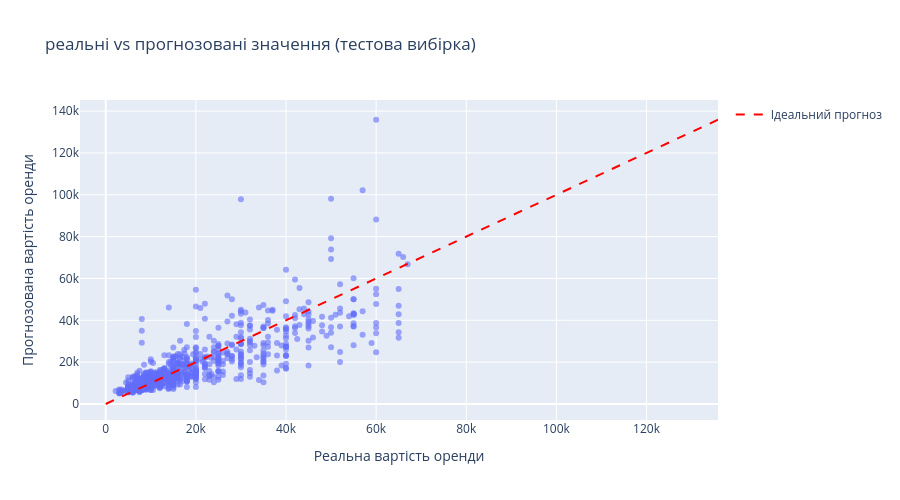

This figure's notebook cell:
### Markdown cell above
Порівняймо Train і Test :

MAE: 0.27 і 0.28 майже однакові

RMSE: рівні

R²_test= 0.721  > R²_train =0.706

такі близькі показники говорять про однакову якість, отже і відсутність перенавчання.

Високе значення R² = модель враховує основні фактори, що впливають на оренду.


Порівняймо після переведення на реальні гроші (після log_Rent) :

тестова:

MAE (real): 5360

RMSE (real): 8900

навчальна:

MAE (real): 5162

RMSE (real): 8285

Модель помиляється в середньому на 5360, але трапляються і великі помилки у 8900. Але і наш розкид цін на ринку дуже суттєвий, тому навіть такі помилки можуть бути нормою.


Оскільки тестові і навчальні розрахунки дуже близьки, наша модель добре узагальнює дані та не показує схильності до перенавчання чи недонавчання.

### Code cell
# спочатку перейдем від log до real
y_test_real = np.expm1(y_test)
y_test_pred_real = np.expm1(y_test_predict)

# графік розсіювання "реальні vs прогнозовані значення" 
fig = px.scatter(
    x = y_test_real,
    y = y_test_pred_real,
    title = "реальні vs прогнозовані значення (тестова вибірка)",
    labels = {
        "x": "Реальна вартість оренди",
        "y": "Прогнозована вартість оренди"
    } ,
    opacity = 0.6
)

# лінія ідеального прогнозу
max_val = max(y_test_real.max(), y_test_pred_real.max())
fig.add_trace(
    go.Scatter(
        x=[0, max_val],
        y=[0, max_val],
        mode= "lines",
        name= "Ідеальний прогноз",
        line = dict(color="red", dash="dash")
    )
)

fig.update_layout(height=500)
fig.show()

### Figure 1 — Plotly figure (JSON) as saved in the notebook; plotly's stock layout.template omitted (floating-point values rounded to 4 significant figures; data arrays with more than 128 entries replaced by an {"elided": "..."} marker saying what was removed)
{"data": [{"hovertemplate": "Реальна вартість оренди=%{x}<br>Прогнозована вартість оренди=%{y}<extra></extra>", "legendgroup": "", "marker": {"color": "#636efa", "opacity": 0.6, "symbol": "circle"}, "mode": "markers", "name": "", "orientation": "v", "showlegend": false, "type": "scatter", "x": {"elided": "846 float values"}, "xaxis": "x", "y": {"elided": "846 float values"}, "yaxis": "y"}, {"line": {"color": "red", "dash": "dash"}, "mode": "lines", "name": "Ідеальний прогноз", "type": "scatter", "x": [0, 135900.0], "y": [0, 135900.0]}], "layout": {"height": 500, "legend": {"tracegroupgap": 0}, "title": {"text": "реальні vs прогнозовані значення (тестова вибірка)"}, "xaxis": {"anchor": "y", "domain": [0, 1], "title": {"text": "Реальна вартість оренди"}}, "yaxis": {"anchor": "x", "domain": [0, 1], "title": {"text": "Прогнозована вартість оренди"}}}}
